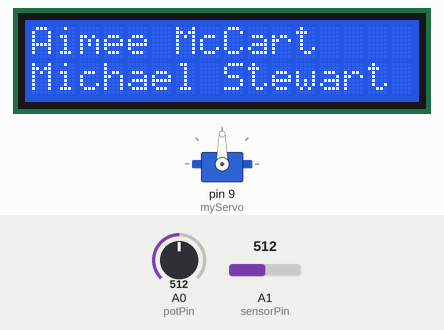
A sketch run on a simulated Arduino Uno, built with avr-gcc and run on an emulated ATmega328P. On the bench: servo, 16×2 character LCD. The inputs (shaded band) are chosen by the test bench; at power-on: A1 (sensorPin) = 512, A0 (potPin) = 512. What the sketch prints to the serial monitor is not drawn.

Above: at 2.3 s.
At 5.6 s:
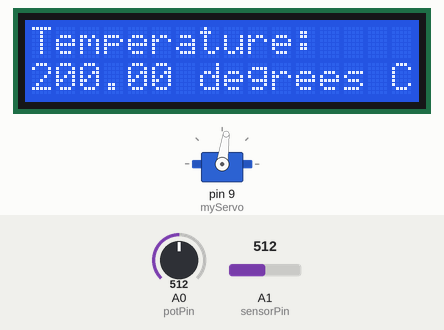
5.7 s: A1 (sensorPin) set to 716
At 6.3 s:
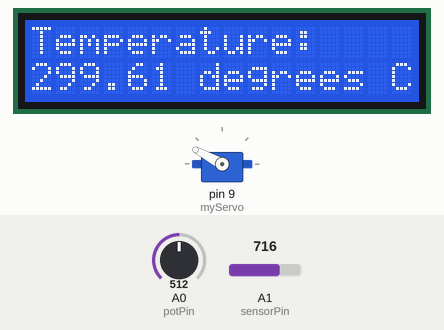
7.2 s: A1 (sensorPin) set to 1023
At 8.2 s:
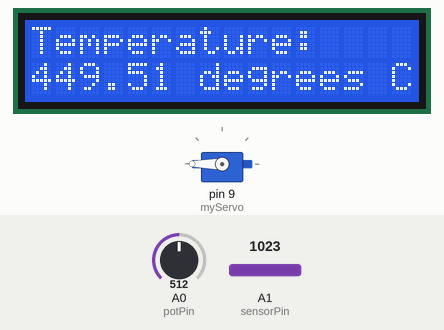
8.8 s: A1 (sensorPin) set to 122
At 10.1 s:
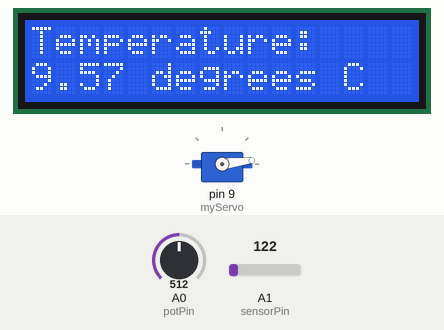
11.8 s: A0 (potPin) set to 984
14.8 s: A0 (potPin) set to 1012
16.3 s: A1 (sensorPin) set to 119
At 16.9 s:
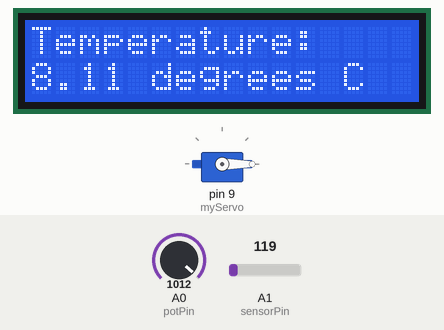
Timing chart, 0 to 18.9 s (numbered marks = the images above; inputs shaded):
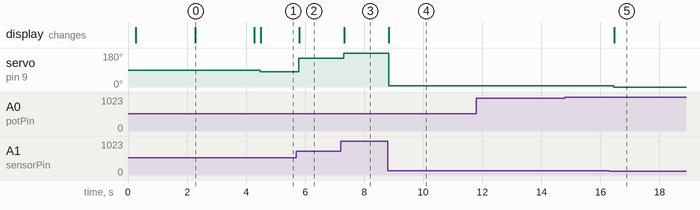

Measured:
- after the input at 5.7 s, servo on pin 9 (myServo): 82° → 152° after 0.09 s; the display: changes after 0.10 s (image 2)
- after the input at 7.2 s, servo on pin 9 (myServo): 152° → 180° after 0.11 s; the display: changes after 0.12 s (image 3)
- after the input at 8.8 s, servo on pin 9 (myServo): 180° → 7° at once; the display: changes at once (image 4)
- after the input at 11.8 s, every drawn part: stays the same
- after the input at 14.8 s, every drawn part: stays the same
- after the input at 16.3 s, servo on pin 9 (myServo): 7° → 0° after 0.16 s; the display: changes after 0.17 s (image 5)
- what the display in image 0 shows lasts 2.0 s, from 2.3 s to 4.3 s

The sketch:

LCDdisplaywithServo.ino
```cpp
//  EEE305 - Microcontroller Systems
//
//  Coursework 3 - C Programming Project
//
//  Michael Stewart & Aimee McCart
//
//  Temperature sensor based alarm with servo mapped analog display
//
//  This program will read the ambient room temperature using a temperature sensor
//  It will then take this temperature and map it to a servo motor to display on a temperature dial
//  If the temperature exceeds 30 degrees C the system will sound an alarm and light an LED


#include <Servo.h> //initiating servo library
#include <LiquidCrystal.h> //initiating Liquid Crystal library
Servo myServo; //initiating servo motor
LiquidCrystal lcd(12, 11, 5, 4, 3, 2); //defining lcd pins for library

const int sensorPin = A1; //setting temperature sensor input to A1
const int baselineTemp = 20.0; //setting baseline room temperature
int const potPin = A0; //setting potentiometer pin to A0

//Potentiometer can be interchanged with temperature sensor for quick testing of servo setup

int potVal; //initiating potVal variable
int angle; //initiating angle variable


void setup() {
  // put your setup code here, to run once:

myServo.attach(9); //attaching servo to digital pin 9
Serial.begin(9600); //begin serial monitor
lcd.begin(16, 2); //begin lcd output

lcd.clear();
delay(200);
lcd.print("Temp Sensor");
lcd.setCursor(0, 1);
lcd.print("EEE305 Project");
delay(2000);

lcd.clear();
lcd.setCursor(0, 0);
lcd.print("Aimee McCart");
lcd.setCursor(0, 1);
lcd.print("Michael Stewart");
delay(2000);
lcd.clear();
delay(200);
}

void loop() {

int sensorVal = analogRead(sensorPin); //reading the temperature sensor value between 0 and 1024

Serial.print("Sensor Value: "); //printing raw sensor value
Serial.print(sensorVal);

float voltage = (sensorVal/1024.0) * 5.0; //converting sensor value to voltage and printing to serial
Serial.print(", Volts: ");
Serial.print(voltage);

float temperature = (voltage - .5) *100; //converting voltage to temperature and printing to serial monitor
Serial.print(", degrees C: ");
Serial.print(temperature);


potVal = analogRead(potPin); //setting potVal to potentiometer value
Serial.print(" potVal: "); //printing potentiometer value to serial monitor
Serial.print(potVal);

  angle = map(sensorVal, 120, 170, 0, 177); //mapping potentiometer value to servo angle
  Serial.print(" Angle: "); //printing servo angle to serial monitor
  Serial.println(angle);

myServo.write(angle); //sending servo angle to servo using servo library

lcd.clear();
lcd.setCursor(0, 0);
lcd.print("Temperature:");

lcd.setCursor(0, 1);
lcd.print(temperature);
lcd.print(" degrees C");

delay(200);
}
```
